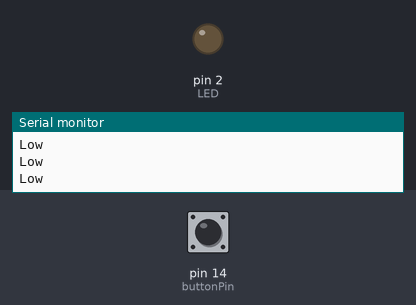
The sketch below on a simulated Arduino Uno, built with avr-gcc and run on an emulated ATmega328P. On the bench: output pins drawn as LEDs (lit = HIGH), the last lines printed to the serial monitor. The inputs (shaded band) are chosen by the test bench; at power-on: pin 14 (buttonPin) LOW.

Above: at 2.8 s.
2.9 s: pin 14 (buttonPin) pulled HIGH for 1.2 s
At 3.9 s:
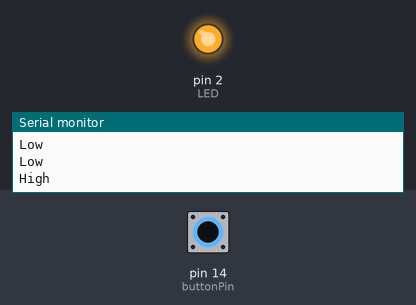
6.5 s: pin 14 (buttonPin) pulled HIGH for 3.2 s
At 10.4 s:
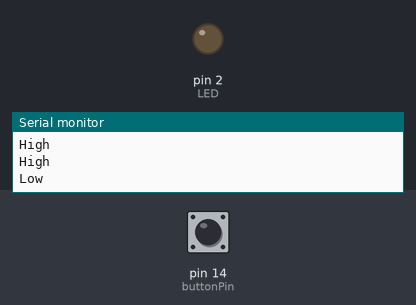
Timing chart, 0 to 11.9 s (numbered marks = the images above; inputs shaded):
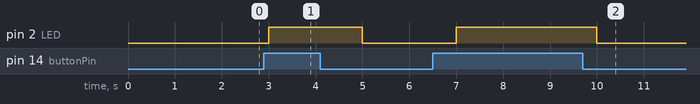

The sketch:

btn_control_led.ino
```cpp
const int LED = 2;
const int buttonPin = 14;     // the number of the pushbutton pin
int buttonState = 0;          // variable for reading the pushbutton status
void setup() {
  Serial.begin(115200);
  pinMode(LED, OUTPUT);
  pinMode(buttonPin, INPUT);
}

void loop() {
  // read the state of the pushbutton value:
  buttonState = digitalRead(buttonPin);

  if (buttonState == HIGH) {
    Serial.println("High");
    digitalWrite(LED, HIGH);
  } else {
    Serial.println("Low");
     digitalWrite(LED, LOW);
  }
  delay(1000);
}
```

Measured:
- after the input at 2.9 s, pin 2 (LED): LOW → HIGH after 0.10 s, → LOW 2.0 s later
- after the input at 6.5 s, pin 2 (LED): LOW → HIGH after 0.50 s, → LOW 3.0 s later
